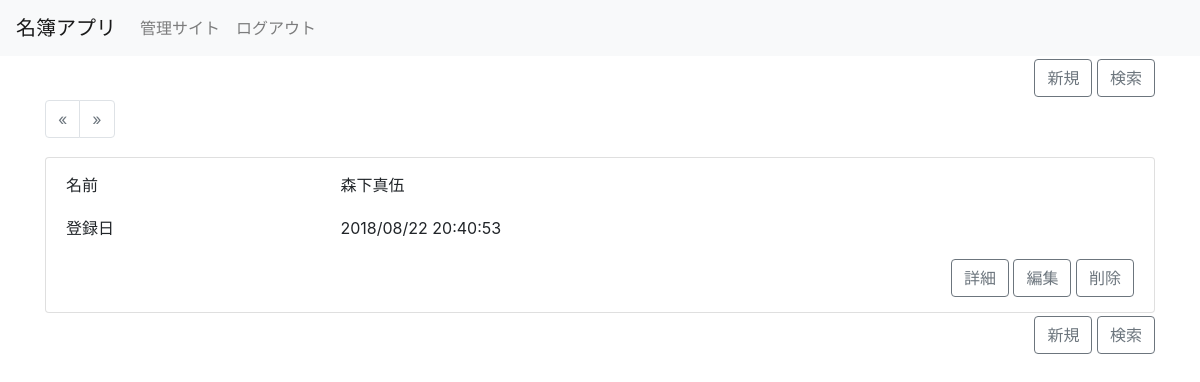
The app's page / (signed in), older data.
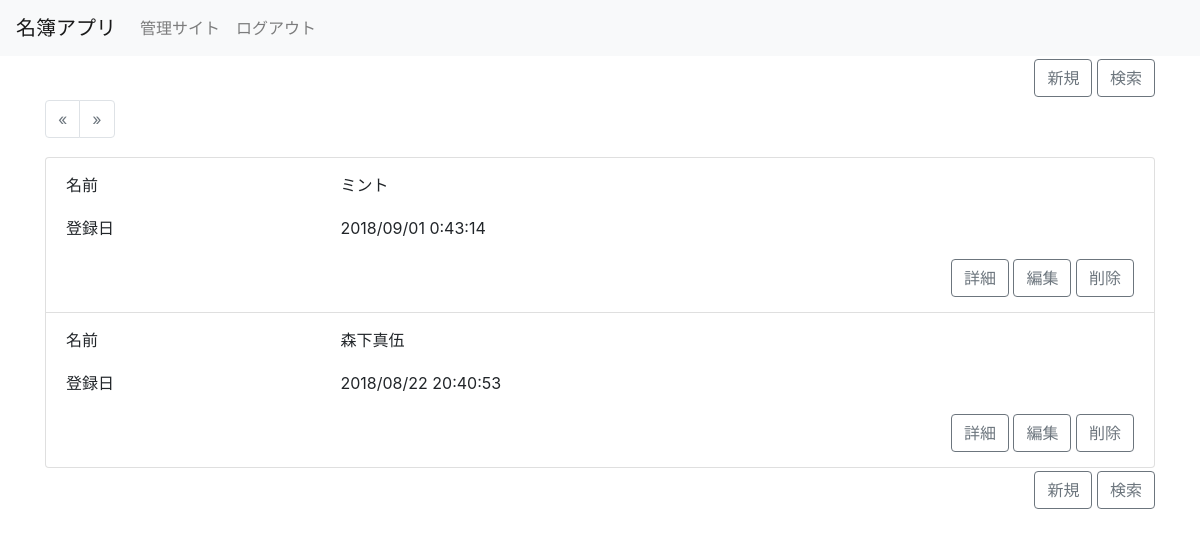
The same page, newer data.
### app/models.py (models this page shows, shortened)
class Item(models.Model):
    SEX_CHOICES = (
        (1, '男性'),
        (2, '女性'),
    )
    name = models.CharField(
        verbose_name='名前',
        max_length=200,
    )
    age = models.IntegerField(
        verbose_name='年齢',
        validators=[validators.MinValueValidator(1)],
        blank=True
    )
    sex = models.IntegerField(
        verbose_name='性別',
        choices=SEX_CHOICES,
        default=1
    )
    memo = models.TextField(
        verbose_name='備考',
        max_length=300,
        blank=True
    )
    created_at = models.DateTimeField(
        verbose_name='登録日',
        auto_now_add=True
    )
    class Meta:
        verbose_name = 'アイテム'
        verbose_name_plural = 'アイテム'

### app/views.py (the view)
# urls.py: path('',  ItemFilterView.as_view(), name='index'),
class ItemFilterView(LoginRequiredMixin, PaginationMixin, FilterView):
    model = Item
    filterset_class = ItemFilter
    queryset = Item.objects.all().order_by('-created_at')
    strict = False
    paginate_by = 3
    object = Item
    def get(self, request, **kwargs):
        if request.GET:
            request.session['query'] = request.GET
        else:
            request.GET = request.GET.copy()
            if 'query' in request.session.keys():
                for key in request.session['query'].keys():
                    request.GET[key] = request.session['query'][key]
        return super().get(request, **kwargs)

### app/templates/app/item_filter.html (shortened to what this page needs)
{% extends "./_base.html" %}
{% block content %}
{% load crispy_forms_tags %}
<div class="container">
    <div class="row">
        <div class="col-12">
            <div class="float-right">
                <a class="btn btn-outline-secondary" href="{% url 'create' %}">新規</a>
                <a class="btn btn-outline-secondary" data-toggle="modal" data-target="#myModal" href="#">検索</a>
            </div>
        </div>
    </div>
    <div class="row" >
        <div class="col-12">
            {% include "./_pagination.html" %}
        </div>
    </div>
    <div class="row">
        <div class="col-12">
            <ul class="list-group">
                {% for item in item_list %}
                <li class="list-group-item">
                    <div class="row">
                        <div class="col-3">
                            <p>名前</p>
                        </div>
                        <div class="col-9">
                            <p>{{ item.name }}</p>
                        </div>
                    </div>
                    <div class="row">
                        <div class="col-3">
                            <p>登録日</p>
                        </div>
                        <div class="col-9">
                            <p>{{item.created_at|date:"Y/m/d G:i:s"}}</p>
                        </div>
                    </div>
                    <div class="row">
                        <div class="col-12">
                            <div class="float-right">
                                <a class="btn btn-outline-secondary " href="{% url 'detail' item.pk %}">詳細</a>
                                <a class="btn btn-outline-secondary " href="{% url 'update' item.pk %}">編集</a>
                                <a class="btn btn-outline-secondary " href="{% url 'delete' item.pk %}">削除</a>
                            </div>
                        </div>
                    </div>
                </li>
                {% empty %}
                <li class="list-group-item">
                    対象のデータがありません
                </li>
                {% endfor %}
            </ul>
        </div>
    </div>
    <div class="row" >
        <div class="col-12">
            <div class="float-right">
                <a class="btn btn-outline-secondary" href="{% url 'create' %}">新規</a>
                <a class="btn btn-outline-secondary" data-toggle="modal" data-target="#myModal" href="#">検索</a>
            </div>
        </div>
    </div>
</div>
{% endblock %}

### app/templates/app/_base.html (shortened to what this page needs)
{% load static %}
<!DOCTYPE html>
<html lang="ja">
<head>
    <link href="https://maxcdn.bootstrapcdn.com/bootstrap/4.0.0/css/bootstrap.min.css" rel="stylesheet"
>
    <link href="{% static "app/css/app.css" %}" rel="stylesheet">
</head>
<body>
    <nav class="navbar navbar-expand-lg navbar-light bg-light">
        <a class="navbar-brand" href="#">名簿アプリ</a>
        <div class="collapse navbar-collapse" id="Navber">
            <ul class="navbar-nav mr-auto">
                <li class="nav-item">
                    <a class="nav-link" href="/admin">管理サイト</a>
                </li>
                <li class="nav-item">
                    <a class="nav-link" href="/admin/logout">ログアウト</a>
                </li>
            </ul>
        </div>
    </nav>
    {% block content %}
    {% endblock %}
</body>
</html>

### app/templates/app/_pagination.html (shortened to what this page needs)
{% load item_extras %}
<ul class="pagination">
    {% if page_obj.has_previous %}
    <li class="page-item">
        <a class="page-link" href="?{% url_replace request 'page' page_obj.previous_page_number %}">&laquo;</a>
    </li>
    {% else %}
    <li class="disabled page-item">
        <span class="page-link">&laquo;</span>
    </li>
    {% endif %}
    {% if page_obj.has_next %}
    <li class="page-item">
        <a class="page-link" href="?{% url_replace request 'page' page_obj.next_page_number %}">&raquo;</a>
    </li>
    {% else %}
    <li class="disabled page-item">
        <span class="page-link">&raquo;</span>
    </li>
    {% endif %}
</ul>

### app/static/app/css/app.css (style rules this page uses)
.row { margin-top:3px; margin-bottom:3px; }

Row changes from the older to the newer data that the page shows:
added Item: name "ミント", created_at "2018/09/01 0:43:14"
